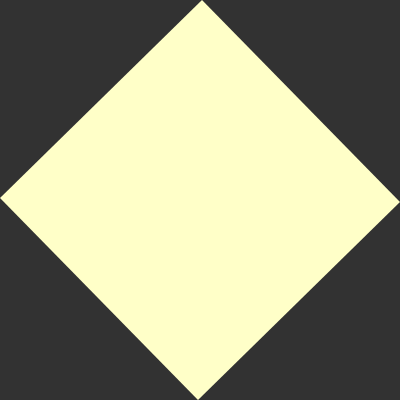
Frame 1 (no input)
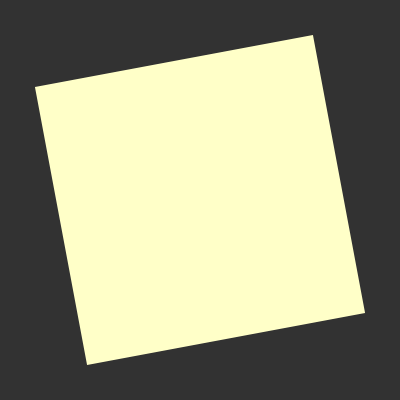
Frame 60 (no input)
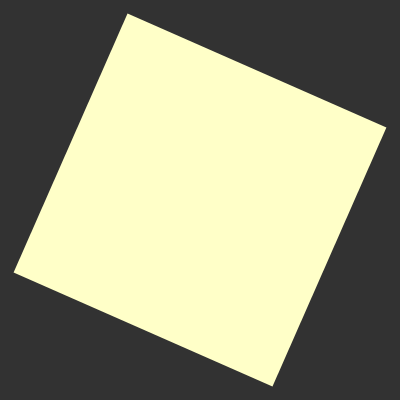
Frame 120 (the mouse pressed at the canvas centre since frame 60)

The p5.js sketch that drew these frames (run headless with seeded random() and noise() and a simulated clock; from frame 60 on, the mouse is pressed at the canvas centre):

// p5.js sketch
// ── sketch.js
var squares = [];
var square;
var phase = 1;
var beige;
var squareSize;
var gray = 50;

function setup() {
  createCanvas(400, 400);
  squareSize = width / sqrt(2);
  console.log(squareSize);
  beige = color(255, 255, 200);
  square = new Square(200, 200, squareSize, beige, QUARTER_PI);
  initSquares();
}

function draw() {
  switch(phase) {
    case 1:
      console.log(1);
      background(gray);
      square.rotate();
      square.draw();
      if (square.accTheta >= HALF_PI) {
        square.accTheta = 0;
        phase = 2;
      }
      break;

    case 2:
      background(beige);
      drawCorners();
      if (squares[0].y >= 0) {
        initSquares();
        phase = 1;
      }
      break;
  }
}

function initSquares() {
  squares = [];
  squares.push(new Square(0, -height, squareSize, gray, QUARTER_PI));
  squares.push(new Square(width, -height, squareSize, gray, QUARTER_PI));
  squares.push(new Square(0, 0, squareSize, gray, QUARTER_PI));
  squares.push(new Square(width, 0, squareSize, gray, QUARTER_PI));
  squares.push(new Square(0, height, squareSize, gray, QUARTER_PI));
  squares.push(new Square(width, height, squareSize, gray, QUARTER_PI));
}


function drawCorners() {
  squares.forEach(square => {
    square.fall();
    square.draw();
  });
}

function Square(x, y, size, color_, theta) {
  this.x = x;
  this.y = y;
  this.size = size;
  this.color = color_;

  this.theta = theta;
  this.dTheta = 0.01;
  this.dY = 5;
  this.accTheta = 0;

  this.rotate = function() {
    this.theta += this.dTheta;
    this.accTheta += this.dTheta;
  }

  this.fall = function () {
    this.y += this.dY;
  }

  this.draw = function() {
    rectMode(CENTER);

    push();
    noStroke();
    fill(this.color);
    translate(this.x, this.y);
    rotate(this.theta);
    rect(0, 0, this.size, this.size);
    pop();
  }
}
